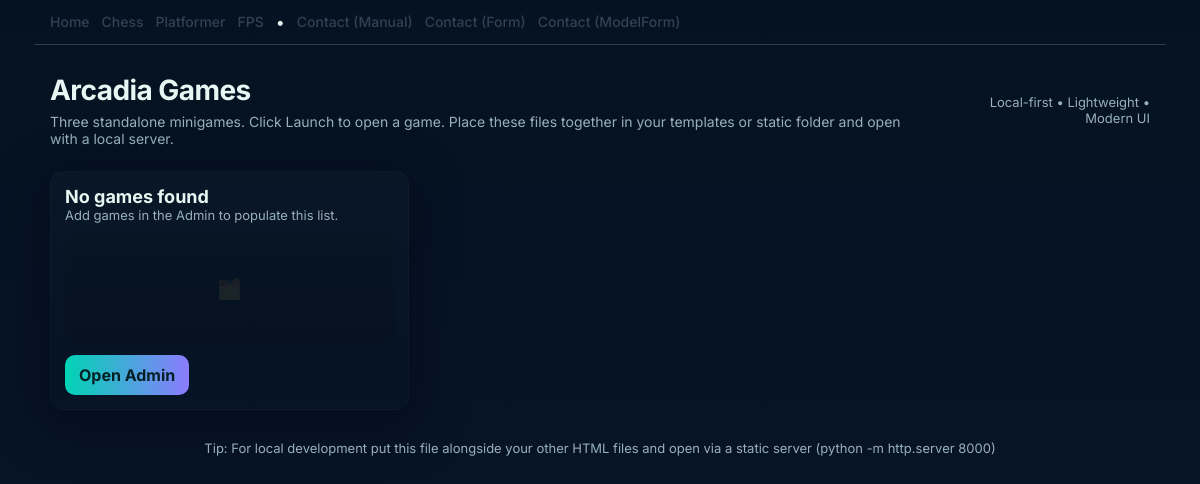
/, run on an earlier commit of the app's database.
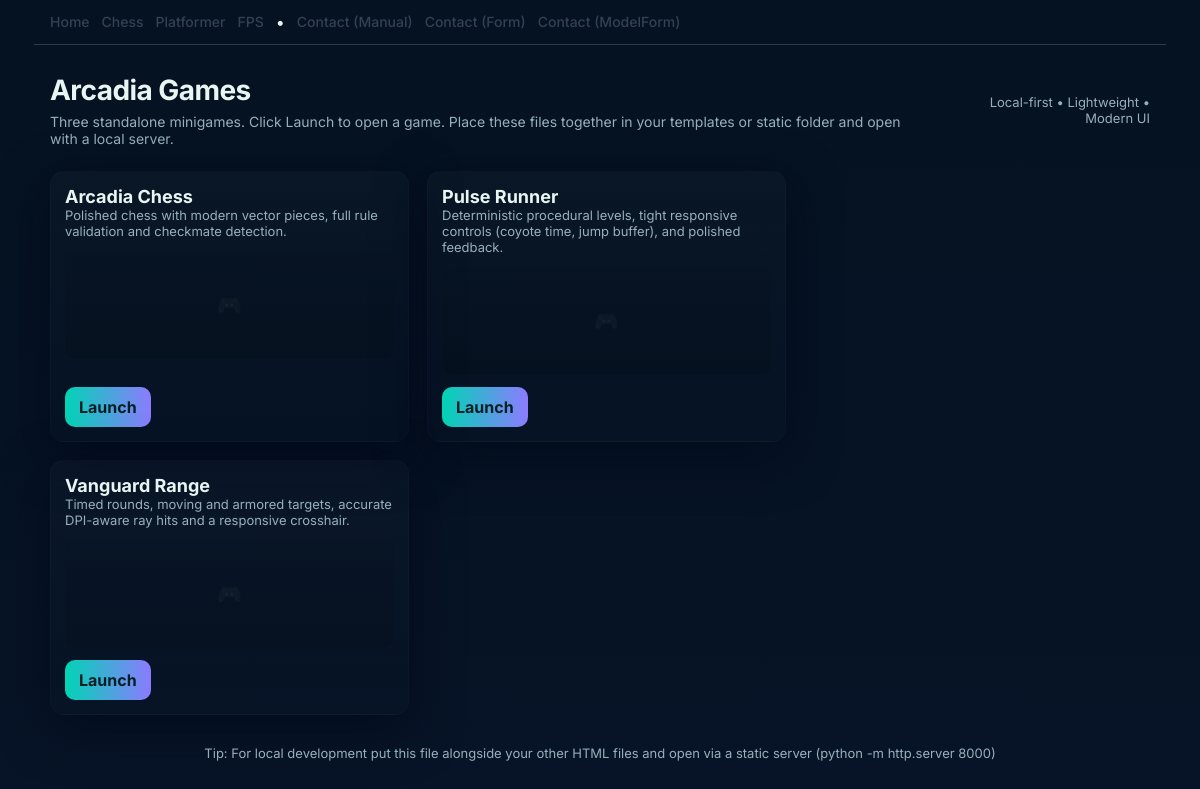
And on a later commit of the database.
### hub/models.py (models this page shows, shortened)
class Game(models.Model):
    name = models.CharField(max_length=100, unique=True)
    description = models.TextField(blank=True)
    link = models.URLField(help_text="Absolute or relative URL to launch the game")
    slug = models.SlugField(max_length=120, unique=True, help_text="Stable identifier for the game")
    order = models.PositiveIntegerField(default=0, help_text="Ordering on the homepage")
    is_active = models.BooleanField(default=True, help_text="Hide/show this game on the homepage")
    thumbnail = models.ImageField(
        upload_to='games/thumbnails/', blank=True, null=True,
        help_text="Optional thumbnail image shown on the homepage"
    )
    asset = models.FileField(
        upload_to='games/assets/', blank=True, null=True,
        help_text="Optional downloadable file (e.g., zip, instructions)"
    )
    created_at = models.DateTimeField(auto_now_add=True)
    updated_at = models.DateTimeField(auto_now=True)
    class Meta:
        ordering = ["order", "name"]
    @property
    def thumbnail_url(self) -> str | None:
        try:
            return self.thumbnail.url  # type: ignore[return-value]
        except Exception:
            return None

### hub/views.py (the view)
# urls.py: path('', views.home, name='home'),
def home(request):
    games = Game.objects.filter(is_active=True)
    return render(request, 'hub/home.html', {"games": games})

### templates/hub/home.html (shortened to what this page needs)
{% extends 'base.html' %}
{% load static %}
{% block extra_css %}
  <link rel="stylesheet" href="{% static 'hub/css/home.css' %}">
{% endblock %}
{% block content %}
  <div class="wrap">
    <header>
      <div class="title">
        <h1>Arcadia Games</h1>
        <p class="lead">Three standalone minigames. Click Launch to open a game. Place these files together in your templates or static folder and open with a local server.</p>
      </div>
      <div style="text-align:right;color:var(--muted);font-size:13px">Local-first • Lightweight • Modern UI</div>
    </header>
    <section class="grid" aria-label="Game collection">
      {% if games %}
        {% for game in games %}
          <article class="card" aria-labelledby="game-{{ game.slug }}-title">
            <div class="meta">
              <div>
                <h3 id="game-{{ game.slug }}-title">{{ game.name }}</h3>
                <div class="desc">{{ game.description }}</div>
              </div>
            </div>
            <div class="preview" aria-hidden="true">
            </div>
            <div class="actions">
              <a class="play" href="{{ game.link }}">Launch</a>
            </div>
          </article>
        {% endfor %}
      {% else %}
        <article class="card" aria-labelledby="no-games-title">
          <div class="meta">
            <div>
              <h3 id="no-games-title">No games found</h3>
              <div class="desc">Add games in the Admin to populate this list.</div>
            </div>
          </div>
          <div class="preview" aria-hidden="true">🗂️</div>
          <div class="actions">
            <a class="play" href="{% url 'admin:index' %}">Open Admin</a>
          </div>
        </article>
      {% endif %}
    </section>
    <footer>Tip: For local development put this file alongside your other HTML files and open via a static server (python -m http.server 8000)</footer>
  </div>
{% endblock %}

### templates/base.html (shortened to what this page needs)
{% load static %}
<!doctype html>
<html lang="en">
<head>
  {% block extra_css %}{% endblock %}
</head>
<body>
  <nav class="site-nav" aria-label="Primary">
    <a href="{% url 'home' %}">Home</a>
    <a href="{% url 'chess_game' %}">Chess</a>
    <a href="{% url 'platformer' %}">Platformer</a>
    <a href="{% url 'fps' %}">FPS</a>
  <span aria-hidden="true">•</span>
  <a href="{% url 'contact_basic' %}">Contact (Manual)</a>
  <a href="{% url 'contact_form' %}">Contact (Form)</a>
  <a href="{% url 'contact_modelform' %}">Contact (ModelForm)</a>
  </nav>
  <main id="content" role="main">
    {% block content %}{% endblock %}
  </main>
</body>
</html>

### static/hub/css/home.css (style rules this page uses)
:root { --bg-1:#041221; --bg-2:#071427; --muted:#98b0bb; --accent:#00d4b4; --accent-2:#8c7bff; --card-bg: rgba(255,255,255,0.02); }
html,body { min-height:100%;margin:0;background:linear-gradient(180deg,var(--bg-1),var(--bg-2));font-family:Inter,system-ui,-apple-system,Segoe UI,Roboto;color:#e7f6f2 }
.wrap { width:94vw;max-width:1100px;margin:0 auto;padding:28px;display:grid;grid-template-columns:1fr 340px;gap:24px;align-items:start }
header { grid-column:1 / -1;display:flex;align-items:center;justify-content:space-between;gap:12px }
.title { display:flex;flex-direction:column }
h1 { margin:0;font-size:28px;letter-spacing:-0.02em }
p.lead { margin:6px 0 0;color:var(--muted);font-size:14px }
.grid { display:grid;grid-template-columns:repeat(2,1fr);gap:18px }
.card { background:linear-gradient(180deg,var(--card-bg),transparent);border-radius:14px;padding:14px;box-shadow:0 14px 50px rgba(2,6,23,0.6);border:1px solid rgba(255,255,255,0.02);display:flex;flex-direction:column;gap:12px;min-height:160px }
.meta { display:flex;justify-content:space-between;align-items:center }
.card h3 { margin:0;font-size:18px }
.desc { color:var(--muted);font-size:13px }
.preview { height:108px;border-radius:10px;overflow:hidden;background:linear-gradient(180deg,rgba(0,0,0,0.06), rgba(0,0,0,0.12));display:flex;align-items:center;justify-content:center;font-weight:700;color:rgba(255,255,255,0.08);font-size:20px }
.actions { display:flex;gap:8px;margin-top:auto }
.play { background:linear-gradient(90deg,var(--accent),var(--accent-2));border:0;padding:10px 14px;border-radius:10px;color:#042024;font-weight:700;cursor:pointer;text-decoration:none;display:inline-flex;gap:8px;align-items:center }
footer { grid-column:1 / -1;margin-top:6px;color:var(--muted);font-size:13px;text-align:center }

### templates/base.html (style rules this page uses)
.site-nav { display:flex; gap:.75rem; padding:.75rem 1rem; border-bottom:1px solid rgba(229,231,235,0.2); width:94vw; max-width:1100px; margin:0 auto; }
.site-nav a { color:#334155; text-decoration:none; font: 500 14px/1.4 Inter, system-ui, -apple-system, Segoe UI, Roboto, sans-serif; }

What changed in the data, as far as the page shows it:
added Game: name "Arcadia Chess", description "Polished chess with modern vector pieces, full rule validation and checkmate detection."
added Game: name "Pulse Runner", description "Deterministic procedural levels, tight responsive controls (coyote time, jump buffer), and polished feedback."
added Game: name "Vanguard Range", description "Timed rounds, moving and armored targets, accurate DPI-aware ray hits and a responsive crosshair."
Also different on the page:
text no longer shown: "No games found Add games in the Admin to populate this list. Open Admin"
